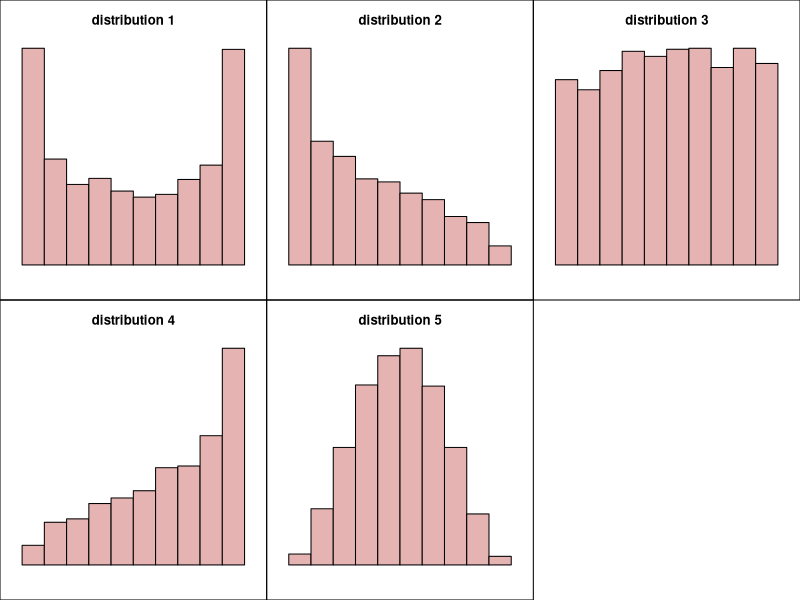

Write R code to recreate this figure.
## ---- chunk 1
types = c("Bell","Uniform","Bimodal","Positive-skew","Negative-skew")

n = 2000
beta1 = c(3,1,0.5,0.7,1.4)
beta2 = c(3,1,0.5,1.4,0.7)

bell = rbeta(n,beta1[1],beta2[1])
uniform = rbeta(n,beta1[2],beta2[2])
bimodal = rbeta(n,beta1[3],beta2[3])
right_skew = rbeta(n,beta1[4],beta2[4])
left_skew = rbeta(n,beta1[5],beta2[5])

data = data.frame(bell,uniform,bimodal,right_skew,left_skew)

ord = sample(1:5)
ord2 = sample(1:5)

sol1 = paste0(1*(ord==ord2[1]),collapse="")
sol2 = paste0(1*(ord==ord2[2]),collapse="")
sol3 = paste0(1*(ord==ord2[3]),collapse="")
sol4 = paste0(1*(ord==ord2[4]),collapse="")
sol5 = paste0(1*(ord==ord2[5]),collapse="")

al = paste0("* distribution ",1:5,collapse="\n")

## ---- chunk 2
par(mfrow=c(2,3))
for(j in 1:5){
  par(mar=c(2,1,3,1))
  i = ord[j]
  hist(data[,i],axes=F,xlim=c(0,1),main=paste0("distribution ",j),col=rgb(0.9,0.7,0.7))
  box("figure")
}
